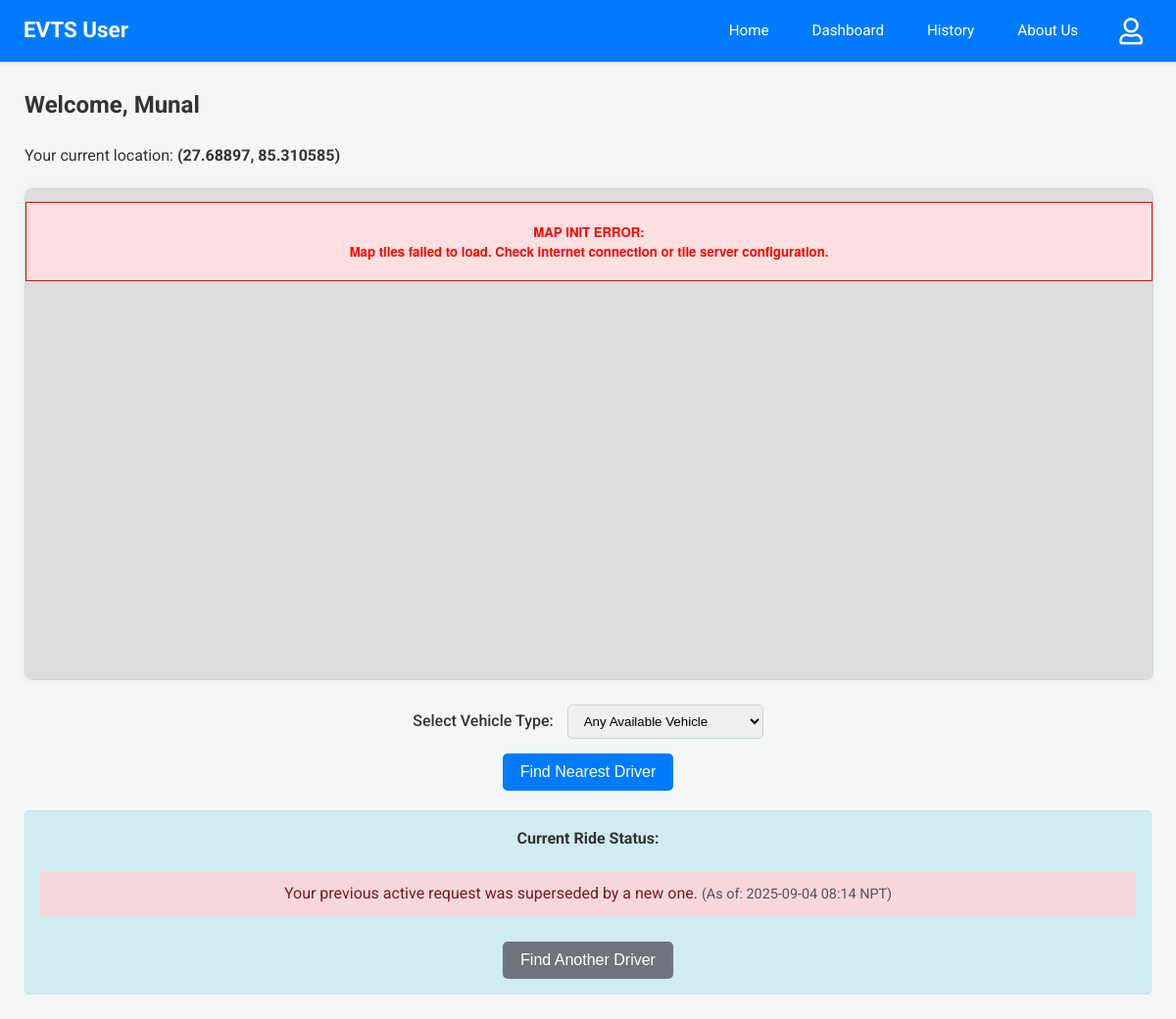
The app's page /user-dashboard (signed in), older data.
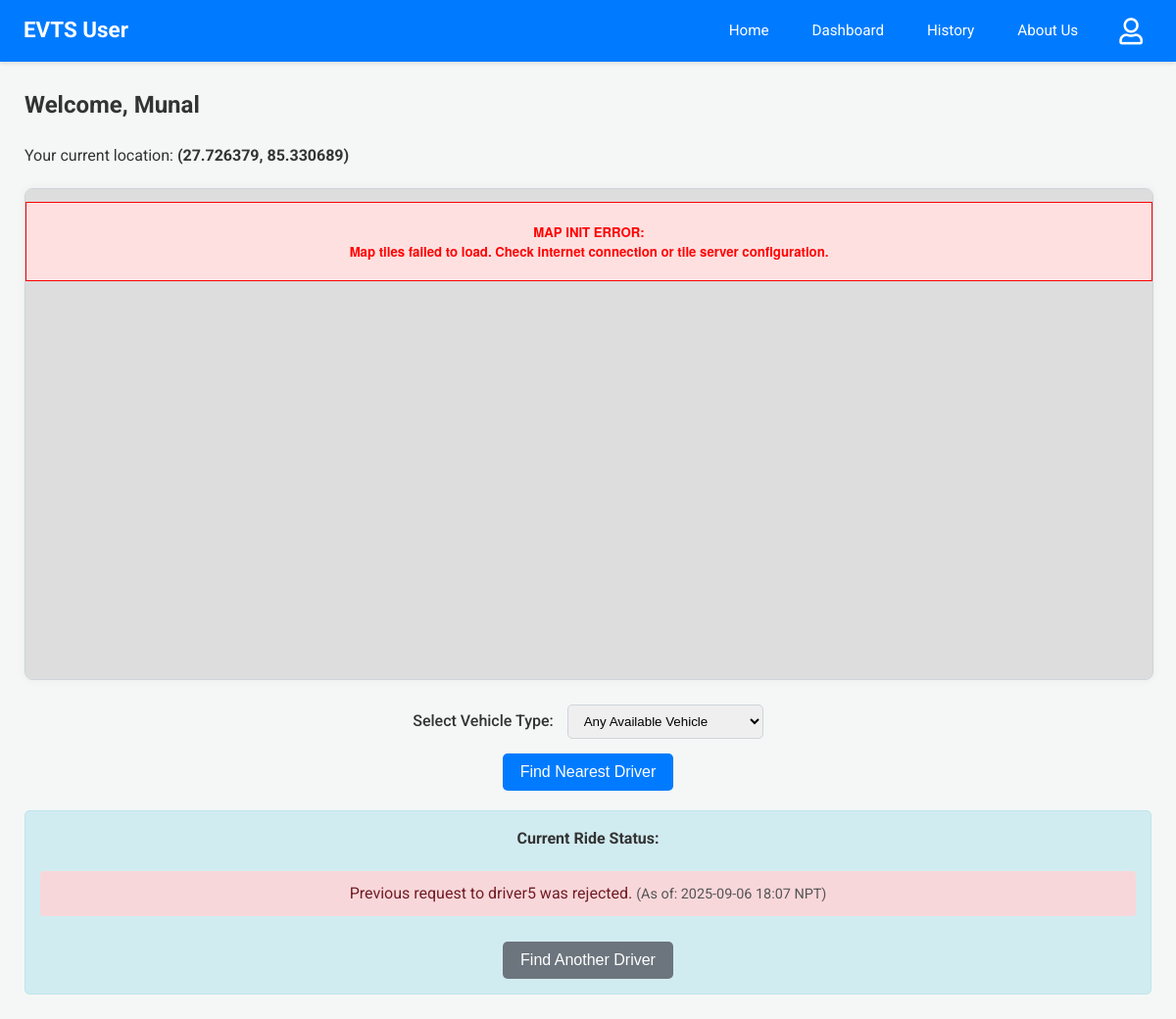
The same page, newer data.
### app.py (models this page shows)
class User(db.Model):
    email = db.Column(db.String(120), primary_key=True)
    name = db.Column(db.String(100))
    phone = db.Column(db.String(15))
    password = db.Column(db.String(256)) # Increased length for hash
    latitude = db.Column(db.Float, nullable=True)
    longitude = db.Column(db.Float, nullable=True)

### app.py (the view)
@app.route('/user-dashboard')
@login_required_user
def user_dashboard():
    user = User.query.get(session['user'])
    if not user:
        session.pop('user', None)
        flash('User session not found, please log in again.', 'error')
        return redirect(url_for('login'))
    drivers_with_nodes = Driver.query.filter(
    Driver.node.isnot(None),
    Driver.is_approved == True ).all()
    driver_list_for_js = [
    {'email': d.email, 'name': d.name, 'vehicle': d.vehicle, 'node': d.node}
    for d in drivers_with_nodes if d.node in coordinates]
    current_ride_status_info = None #Ride status
    accepted_ride_db = RideRequest.query.filter_by(user_email=user.email, status='accepted').order_by(RideRequest.timestamp.desc()).first()
    if accepted_ride_db:
        driver_obj = Driver.query.get(accepted_ride_db.driver_email)
        if driver_obj and driver_obj.node and driver_obj.node in coordinates and \
           accepted_ride_db.user_latitude_at_request is not None and \
           accepted_ride_db.user_longitude_at_request is not None:
            current_ride_status_info = {
                'ride_id': accepted_ride_db.id,
                'type': 'accepted',
                'driver_name': driver_obj.name,
                'driver_node': driver_obj.node,
                'user_latitude_for_route': accepted_ride_db.user_latitude_at_request,
                'user_longitude_for_route': accepted_ride_db.user_longitude_at_request,
                'timestamp': format_datetime_npt(accepted_ride_db.timestamp),
                'message': f"Your ride with {driver_obj.name} is confirmed! Driver is on the way."
            }
        else:
            print(f"Warning (User Dashboard): Accepted ride ID {accepted_ride_db.id} has invalid location data. Driver Node: {driver_obj.node if driver_obj else 'N/A'}, User Lat: {accepted_ride_db.user_latitude_at_request}, User Lng: {accepted_ride_db.user_longitude_at_request}")
            current_ride_status_info = {'type': 'error', 'message': 'Error displaying accepted ride details (location data issue).', 'timestamp': format_datetime_npt(datetime.now(timezone.utc))}
    else:
        pending_ride_db = RideRequest.query.filter_by(user_email=user.email, status='Pending').order_by(RideRequest.timestamp.desc()).first()
        if pending_ride_db:
            driver_obj = Driver.query.get(pending_ride_db.driver_email)
            driver_name_pending = driver_obj.name if driver_obj else pending_ride_db.driver_email
            current_ride_status_info = {
                'type': 'pending',
                'driver_name': driver_name_pending,
                'timestamp': format_datetime_npt(pending_ride_db.timestamp),
                'message': f"Your request to {driver_name_pending} is pending..."
            }
        else:
            last_inactive_ride_db = RideRequest.query.filter(
                RideRequest.user_email == user.email,
                RideRequest.status.in_(['rejected','superseded'])
            ).order_by(RideRequest.timestamp.desc()).first()
            if last_inactive_ride_db:
                driver_obj = Driver.query.get(last_inactive_ride_db.driver_email)
                driver_name_inactive = driver_obj.name if driver_obj else last_inactive_ride_db.driver_email
                msg = f"Previous request to {driver_name_inactive} was {last_inactive_ride_db.status}."
                if last_inactive_ride_db.status == 'superseded':
                    msg = "Your previous active request was superseded by a new one."
                current_ride_status_info = {
                    'type': last_inactive_ride_db.status,
                    'driver_name': driver_name_inactive,
                    'timestamp': format_datetime_npt(last_inactive_ride_db.timestamp),
                    'message': msg
                }
    vehicle_types_query = db.session.query(Driver.vehicle).filter(Driver.vehicle.isnot(None), Driver.vehicle != '').distinct().all()
    vehicle_types = sorted([vt[0] for vt in vehicle_types_query if vt[0]])
    print(f"[User Dashboard] Unique Vehicle Types Found: {vehicle_types}")
    response = make_response(render_template('user_dashboard.html',
                                                user=user,
                                                drivers_for_js=driver_list_for_js,
                                                coords=coordinates, # For driver node locations
                                                current_ride_status=current_ride_status_info,
                                                graph_for_js=graph, # For Dijkstra path visualization
                                                vehicle_types=vehicle_types,
                                                services=emergency_services )) # Pass to template
    return add_no_cache_to_response(response)

### app.py (called while the page is built)
def format_datetime_npt(dt_utc):
    if dt_utc is None: return "N/A"
    if dt_utc.tzinfo is None or dt_utc.tzinfo.utcoffset(dt_utc) is None:
        dt_utc = dt_utc.replace(tzinfo=timezone.utc)
    else:
        dt_utc = dt_utc.astimezone(timezone.utc)
    dt_npt = dt_utc.astimezone(NPT)
    return dt_npt.strftime('%Y-%m-%d %H:%M NPT')

def login_required_user(f):
    @wraps(f)
    def decorated_function(*args, **kwargs):
        if 'user' not in session:
            return redirect(url_for('login', next=request.url))
        return f(*args, **kwargs)
    return decorated_function

def add_no_cache_to_response(response):
    response.headers["Cache-Control"] = "no-cache, no-store, must-revalidate, public, max-age=0"
    response.headers["Pragma"] = "no-cache"
    response.headers["Expires"] = "0"
    return response

### templates/user_dashboard.html (shortened to what this page needs)
{% extends 'user_base.html' %}
 {% block head_extra %}
<link rel="stylesheet" href="https://unpkg.com/leaflet@1.9.4/dist/leaflet.css" />
<link rel="stylesheet" href="https://unpkg.com/leaflet-routing-machine@latest/dist/leaflet-routing-machine.css" />
{% endblock %} {% block content %}
<h2>Welcome, {{ user.name }}</h2>
<p>
    Your current location:
    <strong>
        <span id="currentUserPreciseLocation">
            {% if user.latitude and user.longitude %} ({{ user.latitude|round(6) }}, {{ user.longitude|round(6) }}) {% else %} Please click map to set {% endif %}
        </span>
    </strong>
</p>
<div class="map-wrapper-fullwidth">
    <div class="map-container-inner">
        <div id="map"><p style="text-align: center; padding-top: 50px; color: #555;" id="mapLoadingText">Loading map...</p></div>
    </div>
</div>
<div style="text-align: center; margin-bottom: 15px; margin-top: 20px;">
    <label for="vehicleTypeSelect" style="margin-right: 10px; font-weight: 500;">Select Vehicle Type:</label>
    <select id="vehicleTypeSelect" class="role-select" style="padding: 8px 12px; border-radius: 5px; min-width: 200px; border: 1px solid #ced4da;">
        <option value="">Any Available Vehicle</option>
    </select>
</div>
<div style="text-align: center; margin-bottom: 20px;">
    <button id="findNearestBtn" onclick="findNearestAndShowPreview(true)" {% if user.latitude is none or user.longitude is none %} disabled title="Click map to set your location first." {% endif %}>
        Find Nearest Driver
    </button>
</div>
<div id="notifications" class="status-notifications">
    <h4>Current Ride Status:</h4>
    {% if current_ride_status %}
    <p class="status-{{ current_ride_status.type }}">
        {{ current_ride_status.message }} {% if current_ride_status.timestamp %}
        <span style="font-size: 0.9em; color: #555;">(As of: {{ current_ride_status.timestamp }})</span>
        {% endif %}
    </p>
    {% if current_ride_status.type == 'rejected' or current_ride_status.type == 'superseded' %}
    <button onclick="findNearestAndShowPreview(false)" class="btn-secondary" style="margin-top: 10px;" {% if user.latitude is none or user.longitude is none %}disabled title="Set your location on map first" {% endif %}>
        Find Another Driver
    </button>
    {% endif %} {% else %}
    <p>No active ride requests. Click "Find Nearest Driver" to start.</p>
    {% endif %}
</div>
{% endblock %}

Row changes from the older to the newer data that the page shows:
changed User "Munal": latitude "27.68897" → "27.726379"; longitude "85.310585" → "85.330689"
Text that changed along with them:
{{ current_ride_status.message }}: "Your previous active request was superseded by a new one." → "Previous request to driver5 was rejected."
{{ current_ride_status.timestamp }}: "2025-09-04 08:14 NPT" → "2025-09-06 18:07 NPT"
